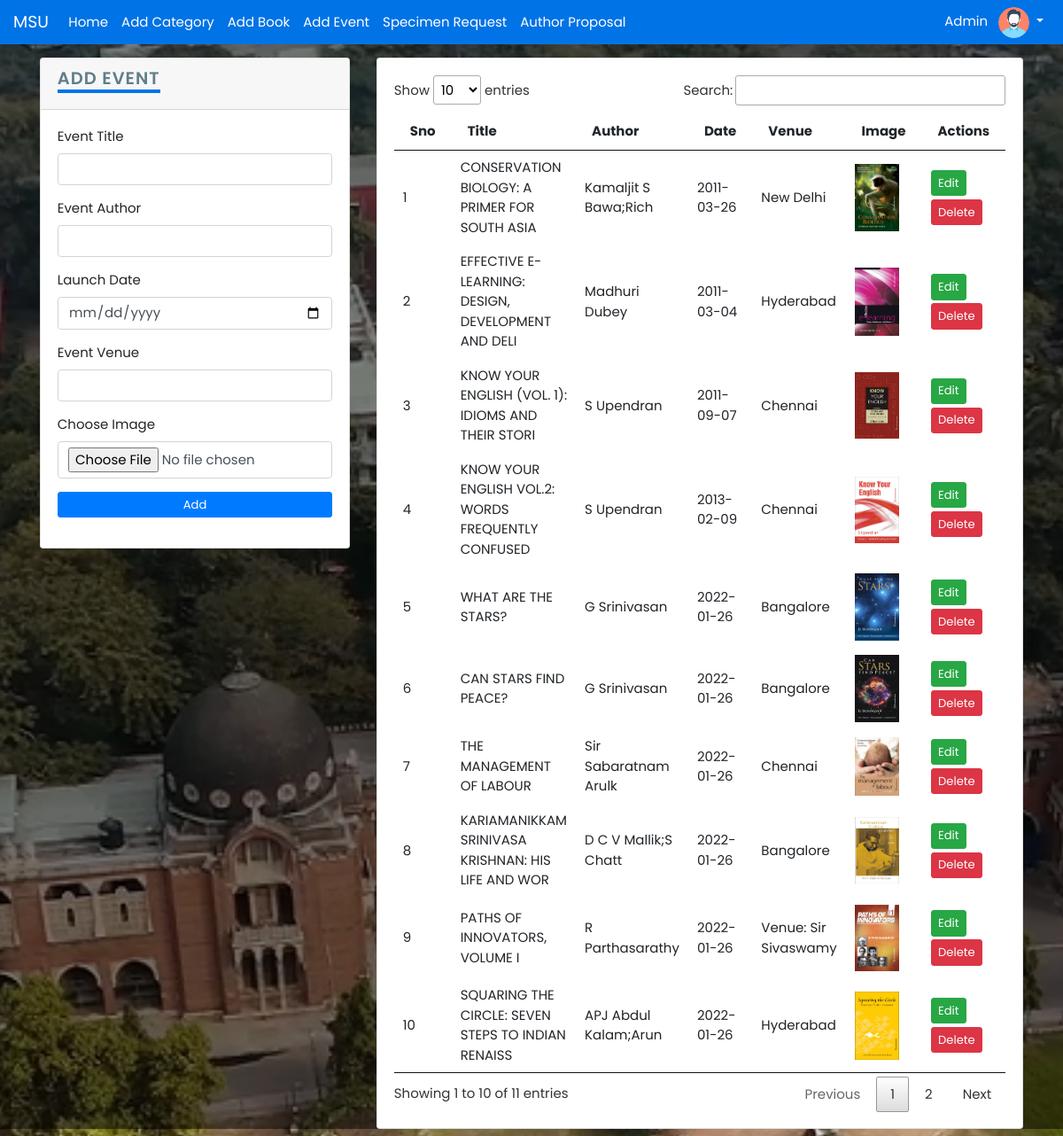
/admin/events.php (signed in), run on the app's committed database.
### tables this page shows
CREATE TABLE `events_tbl` (
  `eventid` int(11) NOT NULL,
  `eventtitle` varchar(50) NOT NULL,
  `eventauthor` varchar(20) NOT NULL,
  `launchdate` date NOT NULL,
  `eventvenue` varchar(20) NOT NULL,
  `eventimg` text NOT NULL
);

### admin/events.php (the view, shortened to what this page needs)
<!doctype html>
<html lang="en">
<head>
  <?php include 'partial/_link.php'; ?>
</head>
<body>
  <?php include 'partial/_nav.php';
  ?>
  <div class="container my-3">
    <div class="row">
      <div class="col-4">
        <div class="card">
          <div class="card-header">
            <h2>Add Event</h2>
          </div>
          <div class="card-body">
            <form action="events.php" method="post" enctype="multipart/form-data">
              <div class="form-group">
                <label for="eventtitle">Event Title</label>
                <input type="text" name="eventtitle" id="eventtitle" class="form-control">
              </div>
              <div class="form-group">
                <label for="eventauthor">Event Author</label>
                <input type="text" name="eventauthor" id="eventauthor" class="form-control">
              </div>
              <div class="form-group">
                <label for="launchdate">Launch Date</label>
                <input type="date" name="launchdate" id="launchdate" class="form-control">
              </div>
              <div class="form-group">
                <label for="eventvenue">Event Venue</label>
                <input type="text" name="eventvenue" id="eventvenue" class="form-control">
              </div>
              <div class="form-group">
                <label for="eventimg">Choose Image</label>
                <input type="file" name="eventimg" id="eventimg" class="form-control">
              </div>
              <div class="form-group">
                <input type="submit" value="Add" name="add" id="add" class="btn btn-primary btn-sm btn-block">
              </div>
            </form>
          </div>
        </div>
      </div>
      <div class="col-8">
        <div class="card">
          <div class="card-body">
            <table id="myTable">
              <thead>
                <th>Sno</th>
                <th>Title</th>
                <th>Author</th>
                <th>Date</th>
                <th>Venue</th>
                <th>Image</th>
                <th>Actions</th>
              </thead>
              <tbody>
                <?php
                $sql = "select * from events_tbl";
                $result = $conn->query($sql);
                if ($result) {
                  $sno = 0;
                  while ($rows = $result->fetch_assoc()) {
                    echo '<tr>
                          <td>' . ++$sno . '</td>
                          <td>' . $rows['eventtitle'] . '</td>
                          <td>' . $rows['eventauthor'] . '</td>
                          <td>' . $rows['launchdate'] . '</td>
                          <td>' . $rows['eventvenue'] . '</td>
                          <td> <img width="50px" src="' . $rows['eventimg'] . '"/></td>
                          <td> <button data-toggle="modal" data-target="#addModal" class="edits btn btn-success btn-sm" id="' . $rows['eventid'] . '">Edit</button> <button id="d' . $rows['eventid'] . '" class="mt-1 deletes btn btn-danger btn-sm">Delete</button> </td>
                          </tr>';
                  }
                }
                ?>
              </tbody>
            </table>
          </div>
        </div>
      </div>
    </div>
  </div>
</body>
</html>

### admin/partial/_link.php
<link rel="stylesheet" href="../bootstrap/css/bootstrap.min.css">
<link rel="stylesheet" href="../bootstrap/css/jquery.dataTables.min.css">
<link rel="stylesheet" href="../css/style.css" />
<link rel="stylesheet" href="css/style.css"/>

### admin/partial/_nav.php (shortened to what this page needs)
<nav class="navbar navbar-expand-lg py-0">
    <a class="navbar-brand" href="index.php">MSU</a>
    <div class="collapse navbar-collapse" id="navbarSupportedContent">
        <ul class="navbar-nav ml-auto">
            <li class="nav-item active">
                <a class="nav-link" href="index.php">Home</a>
            </li>
            <li class="nav-item">
                <a class="nav-link" href="add_category.php">Add Category</a>
            </li>
            <li class="nav-item">
                <a class="nav-link" href="add_book.php">Add Book</a>
            </li>
            <li class="nav-item">
                <a class="nav-link" href="events.php">Add Event</a>
            </li>
            <li class="nav-item">
                <a class="nav-link" href="specimen_request.php">Specimen Request</a>
            </li>
            <li class="nav-item">
                <a class="nav-link" href="author_proposal.php">Author Proposal</a>
            </li>
        </ul>
        <div class="collapse navbar-collapse" id="navbarSupportedContent">
            <ul class="navbar-nav ml-auto">
                <li class="nav-item dropdown no-arrow">
                    <a class="nav-link dropdown-toggle" href="#" id="userDropdown" role="button" data-toggle="dropdown" aria-haspopup="true" aria-expanded="false">
                        <span class="mr-2 d-none d-lg-inline text-gray-600"> Admin</span>
                        <img class="img-profile rounded-circle" src="images/user.png" height="35px">
                    </a>
                </li>
            </ul>
        </div>
    </div>
</nav>

### css/style.css (style rules this page uses)
* { margin: 0; padding: 0; font-family: 'Poppins', sans-serif; box-sizing: border-box; }
nav { background: #0073e6; }
nav .navbar-brand, nav ul li .nav-link { color: white; }

### admin/css/style.css (style rules this page uses)
* { margin: 0; padding: 0; box-sizing: border-box; font-size: 15px; }
body::before { content: ''; position: absolute; background-color: black; width: 100%; height: 100%; z-index: -1; opacity: 0.5; }
body { background: url('../images/login-bg01.jpg') no-repeat center center/cover; position: relative; z-index: 1; top: 0; left: 0; }
h2 { color: #607d8b; font-weight: 600; font-size: 1.3rem; text-transform: uppercase; border-bottom: 4px solid #0073e6; display: inline-block; letter-spacing: 1px; }

### admin/events.php (style rules this page uses)
body::before { content: ''; position: absolute; background-color: black; width: 100%; height: 100%; z-index: -1; opacity: 0.5; }
body { background: url('images/login-bg01.jpg') no-repeat center center/cover; position: relative; z-index: 1; top: 0; left: 0; }

### data on the page
events_tbl: eventtitle "CONSERVATION BIOLOGY: A PRIMER FOR SOUTH ASIA", eventauthor "Kamaljit S Bawa;Rich", launchdate "2011-03-26", eventvenue "New Delhi", eventimg (picture)
events_tbl: eventtitle "EFFECTIVE E-LEARNING: DESIGN, DEVELOPMENT AND DELI", eventauthor "Madhuri Dubey", launchdate "2011-03-04", eventvenue "Hyderabad", eventimg (picture)
events_tbl: eventtitle "KNOW YOUR ENGLISH (VOL. 1): IDIOMS AND THEIR STORI", eventauthor "S Upendran", launchdate "2011-09-07", eventvenue "Chennai", eventimg (picture)
events_tbl: eventtitle "KNOW YOUR ENGLISH VOL.2: WORDS FREQUENTLY CONFUSED", eventauthor "S Upendran", launchdate "2013-02-09", eventvenue "Chennai", eventimg (picture)
events_tbl: eventtitle "WHAT ARE THE STARS?", eventauthor "G Srinivasan", launchdate "2022-01-26", eventvenue "Bangalore", eventimg (picture)
events_tbl: eventtitle "CAN STARS FIND PEACE?", eventauthor "G Srinivasan", launchdate "2022-01-26", eventvenue "Bangalore", eventimg (picture)
events_tbl: eventtitle "THE MANAGEMENT OF LABOUR", eventauthor "Sir Sabaratnam Arulk", launchdate "2022-01-26", eventvenue "Chennai", eventimg (picture)
events_tbl: eventtitle "KARIAMANIKKAM SRINIVASA KRISHNAN: HIS LIFE AND WOR", eventauthor "D C V Mallik;S Chatt", launchdate "2022-01-26", eventvenue "Bangalore", eventimg (picture)
events_tbl: eventtitle "PATHS OF INNOVATORS, VOLUME I", eventauthor "R Parthasarathy", launchdate "2022-01-26", eventvenue "Venue: Sir Sivaswamy", eventimg (picture)
events_tbl: eventtitle "SQUARING THE CIRCLE: SEVEN STEPS TO INDIAN RENAISS", eventauthor "APJ Abdul Kalam;Arun", launchdate "2022-01-26", eventvenue "Hyderabad", eventimg (picture)
